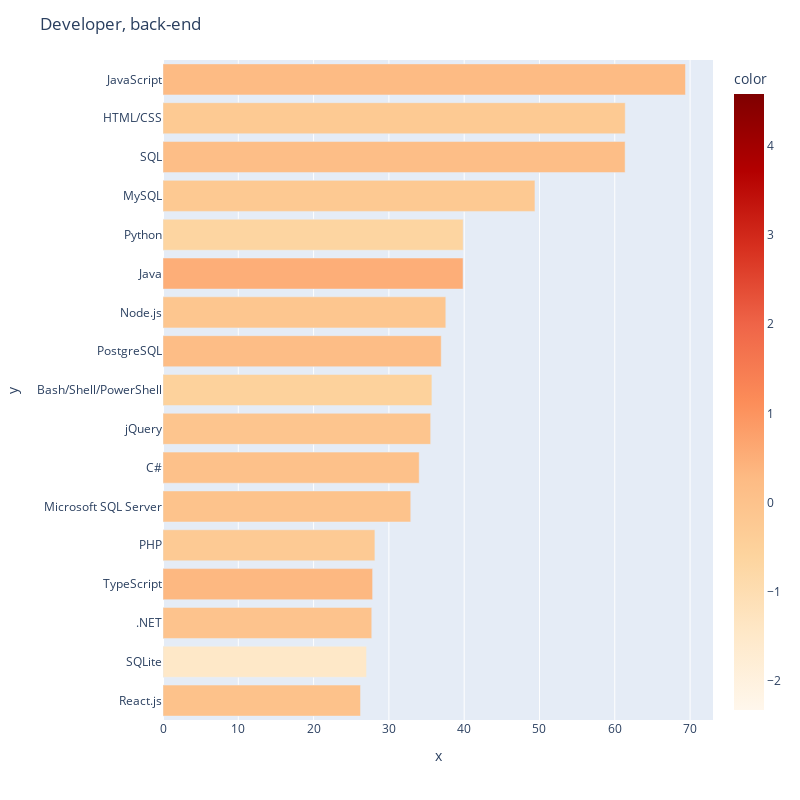

Notebook source saved alongside this figure:
### Code cell
threshold = 25

single_role_skills = single_role_skills[single_role_skills['percentage'] > threshold]

fig = px.bar(df, 
             y=single_role_skills.index, 
             x=single_role_skills['percentage'], 
             color=single_role_skills['specificity'], 
             color_continuous_scale='orrd', 
             range_color=[std_skills.values.min(),std_skills.values.max()],
             orientation='h')

fig.update_layout(width=800, height=800, title=role)
fig.show()

### Figure 1 — Plotly figure (JSON) as saved in the notebook; plotly's stock layout.template omitted (floating-point values rounded to 4 significant figures)
{"data": [{"hovertemplate": "x=%{x}<br>y=%{y}<br>color=%{marker.color}<extra></extra>", "legendgroup": "", "marker": {"color": [0.02635, -1.451, -0.02136, 0.3227, -0.2664, -0.003272, 0.05704, -0.06432, -0.5195, 0.2022, -0.1153, 0.5032, -0.6614, -0.216, 0.1738, -0.2464, 0.2549], "coloraxis": "coloraxis", "pattern": {"shape": ""}}, "name": "", "orientation": "h", "showlegend": false, "textposition": "auto", "type": "bar", "x": [26.23, 27.03, 27.73, 27.84, 28.14, 32.9, 34.02, 35.55, 35.71, 36.95, 37.56, 39.85, 39.87, 49.4, 61.37, 61.39, 69.39], "xaxis": "x", "y": ["React.js", "SQLite", ".NET", "TypeScript", "PHP", "Microsoft SQL Server", "C#", "jQuery", "Bash/Shell/PowerShell", "PostgreSQL", "Node.js", "Java", "Python", "MySQL", "SQL", "HTML/CSS", "JavaScript"], "yaxis": "y"}], "layout": {"barmode": "relative", "coloraxis": {"cmax": 4.579, "cmin": -2.324, "colorbar": {"title": {"text": "color"}}, "colorscale": [[0, "rgb(255,247,236)"], [0.125, "rgb(254,232,200)"], [0.25, "rgb(253,212,158)"], [0.375, "rgb(253,187,132)"], [0.5, "rgb(252,141,89)"], [0.625, "rgb(239,101,72)"], [0.75, "rgb(215,48,31)"], [0.875, "rgb(179,0,0)"], [1, "rgb(127,0,0)"]]}, "height": 800, "legend": {"tracegroupgap": 0}, "margin": {"t": 60}, "title": {"text": "Developer, back-end"}, "width": 800, "xaxis": {"anchor": "y", "domain": [0, 1], "title": {"text": "x"}}, "yaxis": {"anchor": "x", "domain": [0, 1], "title": {"text": "y"}}}}
